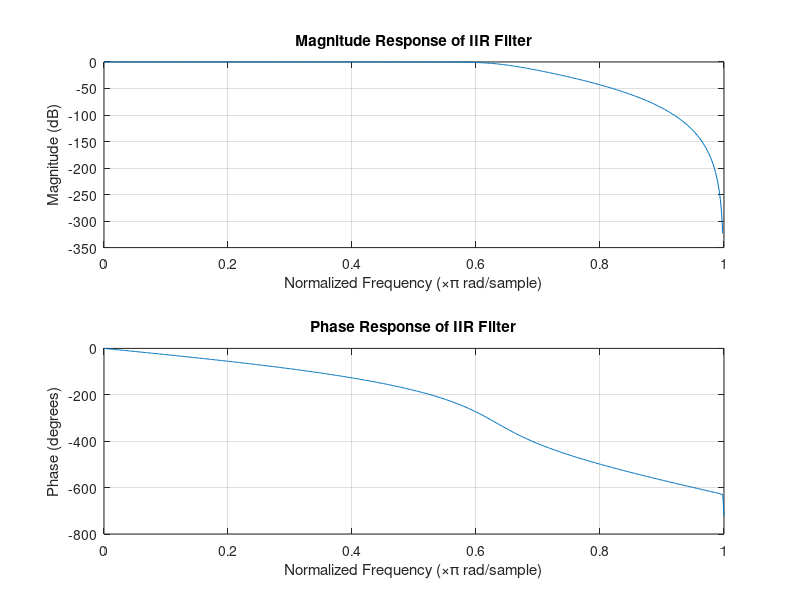

Write the MATLAB code that produced this figure.
clc;
clear;
close all;

% Filter specifications
rp = 1;  % Passband ripple (dB)
rs = 40; % Stopband attenuation (dB)
wp = 300; % Passband frequency (Hz)
ws = 400; % Stopband frequency (Hz)
fs = 1000; % Sampling frequency (Hz)

% Normalize frequencies
w1 = wp / (fs / 2);
w2 = ws / (fs / 2);

% Design IIR filter
[n, wn] = buttord(w1, w2, rp, rs);
[b, a] = butter(n, wn, 'low');

% Frequency response
freqz(b, a);

% Add titles
subplot(2, 1, 1);
title('Magnitude Response of IIR Filter');
subplot(2, 1, 2);
title('Phase Response of IIR Filter');
